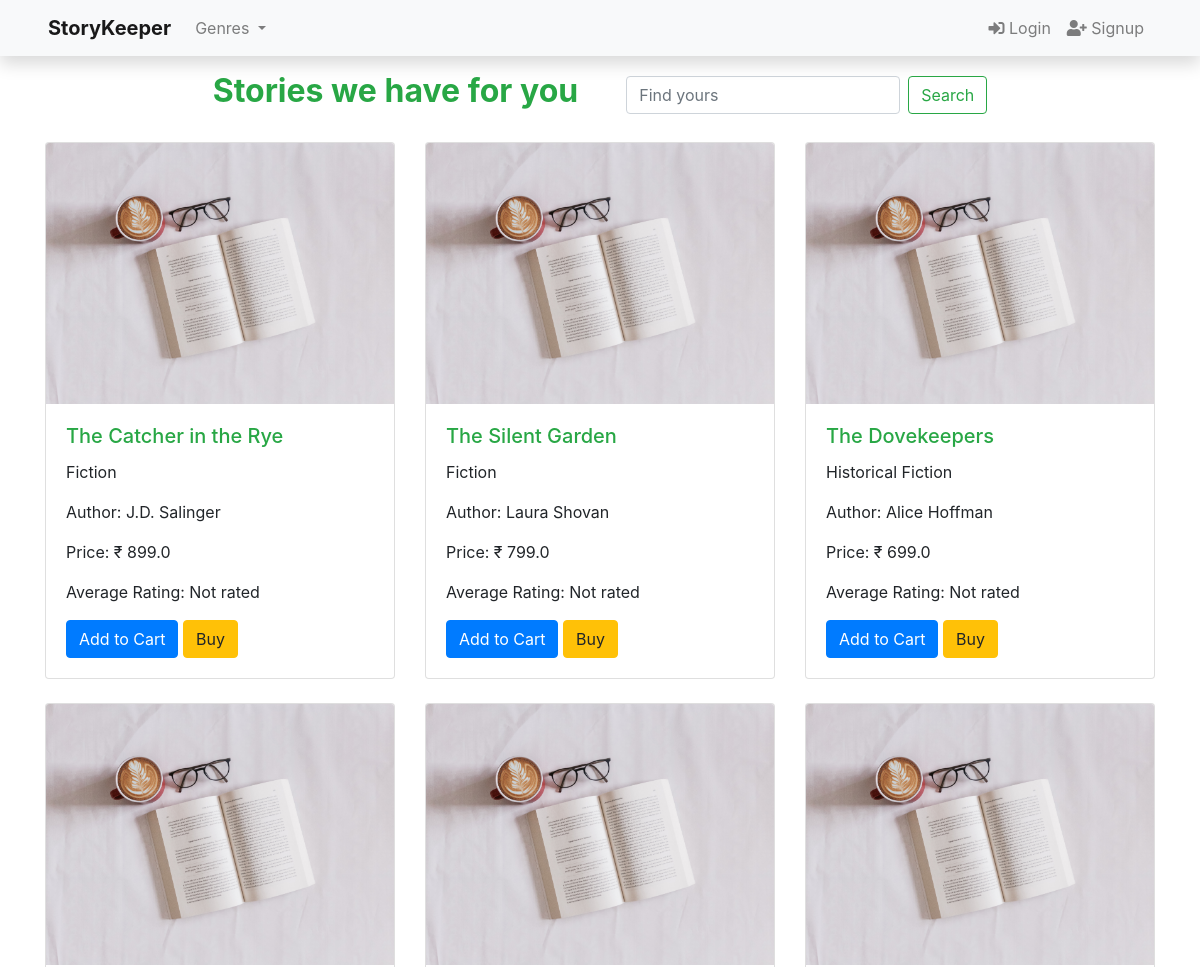
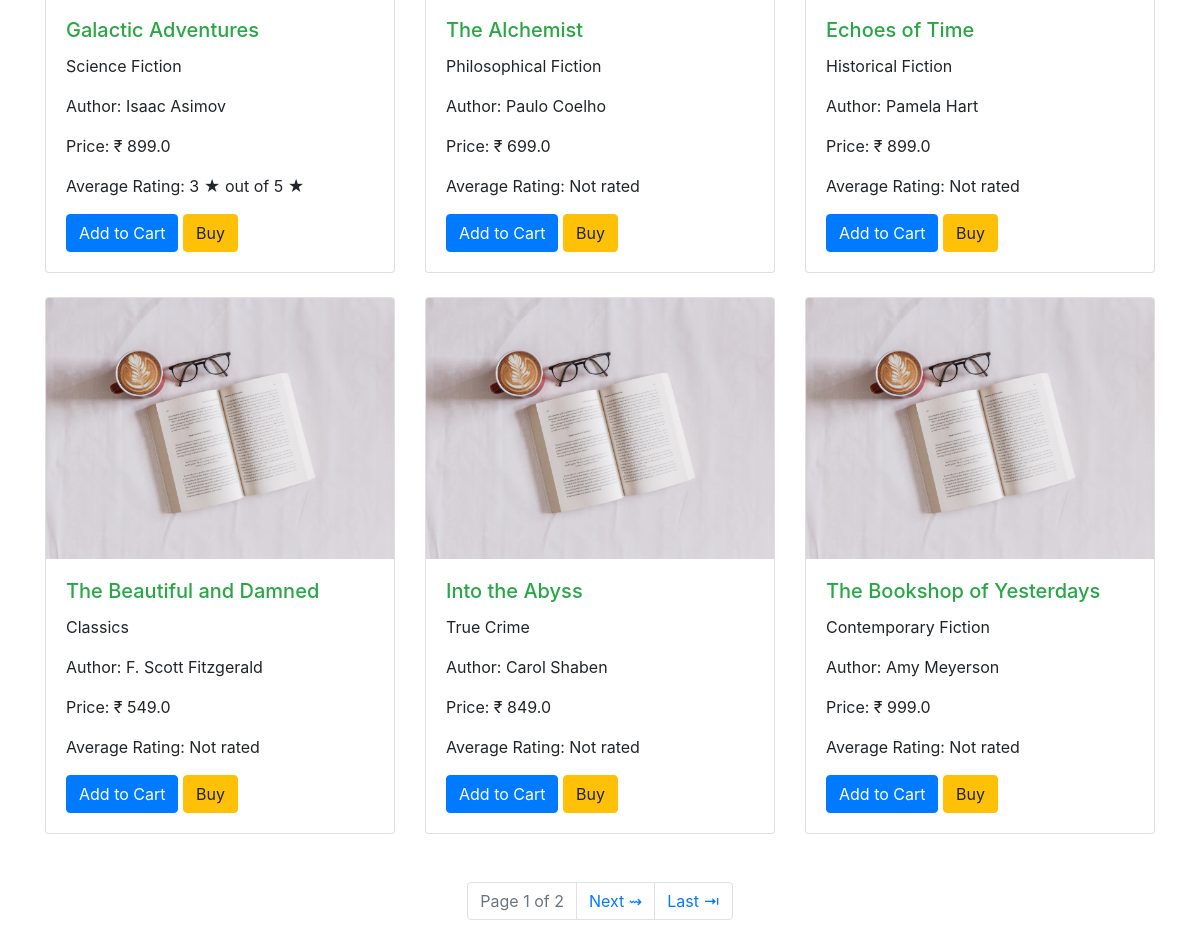
The page / on the database its author committed (2 pictures, top to bottom).
### books/models.py (models this page shows, shortened)
class Book(models.Model):
    title  		 = models.CharField(max_length=200)
    author 		 = models.CharField(max_length=100)
    genre   	 = models.CharField(max_length=100)
    price  		 = models.FloatField(default=0)
    quantity   	 = models.IntegerField(default=0)
    description  = models.TextField(default='No Description', null=True, blank=False)
    average_rating  = models.FloatField(default=0)
    created_on 	 = models.DateTimeField(auto_now_add=True)
    updated_on 	 = models.DateTimeField(auto_now=True)
    digital         = models.BooleanField(default=False, null=True, blank=False)
    status          = models.IntegerField(choices=status,default = 1)
    class Meta:
        ordering    = ['-quantity']

### books/views.py (the view)
# urls.py: path('', views.homeView, name='home'),
def homeView(request):
    books = Book.objects.all()
    paginator = Paginator(books, 9)
    page = request.GET.get('page')
    books = paginator.get_page(page)
    genre = Book.objects.values('genre').distinct()
    context = {'books': books, 'genre':genre}
    search_book = request.GET.get('search')
    if search_book:
        books = Book.objects.filter(Q(title__icontains=search_book)).distinct()
        return render(request,'index.html',{'books': books })
    return render(request, 'index.html', context)

### books/templates/index.html (shortened to what this page needs)
{% extends 'base.html' %}
{% block content %}
{% load static %}
<div class='container-fluid my-3 d-flex justify-content-center'>
    <h2 class="text-success"><b>Stories we have for you </b></h2>
    <form class="form-inline my-2 ml-5 my-lg-0" role='search', method='get', action="{% url 'home' %}">
        <input class="form-control mr-sm-2" name='search' type="search" placeholder="Find yours" aria-label="Search">
        <button class="btn btn-outline-success my-2 my-sm-0" type="submit">Search</button>
    </form>
</div>
<div class="container mt-4">
    <div class="row">
        {% for book in books %}
        <div class="col-md-4 mb-4">
            <div class="card product-card">
                <a href="{% url 'book_detail' book.id %}"><img src="{% static 'images/thumbnail.jpg' %}" class="card-img-top" alt="{{ book.title }}"></a>
                <div class="card-body">
                    <a href="{% url 'book_detail' book.id %}"class="text-success" ><h5 class="card-title">{{ book.title }}</h5></a>
                    <p class="card-text">{{ book.genre }}</p>
                    <p class="card-text">Author: {{ book.author }}</p>
                    <p class="card-text">Price: &#8377; {{ book.price }}</p>
                    <p class="card-text">Average Rating: {% if book.average_rating %}{{ book.average_rating|floatformat:'0' }} &#9733; out of 5 &#9733;{% else %}Not rated{% endif %}</p>
                    <a href="#" class="btn btn-primary">Add to Cart</a>
                    <a href="#" class="btn btn-warning">Buy</a>
                </div>
            </div>
        </div>
        {% endfor %}
    </div>
</div>
<div class="container mt-4">
    <div class="row justify-content-center">
        <div class="col-md-4">
            <ul class="pagination justify-content-center">
                <li class="page-item disabled">
                    <span class="page-link">Page {{ books.number }} of {{ books.paginator.num_pages }}</span>
                </li>
                {% if books.has_next %}
                    <li class="page-item">
                        <a class="page-link" href="?page={{ books.next_page_number }}">Next &#8669;</a>
                    </li>
                {% endif %}
                {% if books.has_next %}
                    <li class="page-item">
                        <a class="page-link" href="?page={{ books.paginator.num_pages }}">Last &#8677;</a>
                    </li>
                {% endif %}
            </ul>
        </div>
    </div>
</div>
{% endblock %}

### rows shown on the page
Book: title "The Catcher in the Rye", genre "Fiction", author "J.D. Salinger", price "899.0", average_rating "Not rated"
Book: title "The Silent Garden", genre "Fiction", author "Laura Shovan", price "799.0", average_rating "Not rated"
Book: title "The Dovekeepers", genre "Historical Fiction", author "Alice Hoffman", price "699.0", average_rating "Not rated"
Book: title "Galactic Adventures", genre "Science Fiction", author "Isaac Asimov", price "899.0", average_rating "3"
Book: title "The Alchemist", genre "Philosophical Fiction", author "Paulo Coelho", price "699.0", average_rating "Not rated"
Book: title "Echoes of Time", genre "Historical Fiction", author "Pamela Hart", price "899.0", average_rating "Not rated"
Book: title "The Beautiful and Damned", genre "Classics", author "F. Scott Fitzgerald", price "549.0", average_rating "Not rated"
Book: title "Into the Abyss", genre "True Crime", author "Carol Shaben", price "849.0", average_rating "Not rated"
Book: title "The Bookshop of Yesterdays", genre "Contemporary Fiction", author "Amy Meyerson", price "999.0", average_rating "Not rated"

### other values the page prints
{{ books.number }} "1"
{{ books.paginator.num_pages }} "2"
